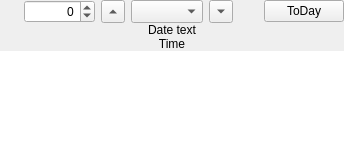
<?xml version="1.0" encoding="UTF-8"?>
<ui version="4.0">
 <class>CLunarCalendar</class>
 <widget class="QWidget" name="CLunarCalendar">
  <property name="geometry">
   <rect>
    <x>0</x>
    <y>0</y>
    <width>344</width>
    <height>155</height>
   </rect>
  </property>
  <property name="windowTitle">
   <string>Calendar</string>
  </property>
  <layout class="QGridLayout" name="gridLayout">
   <property name="leftMargin">
    <number>0</number>
   </property>
   <property name="topMargin">
    <number>0</number>
   </property>
   <property name="rightMargin">
    <number>0</number>
   </property>
   <property name="bottomMargin">
    <number>0</number>
   </property>
   <property name="spacing">
    <number>0</number>
   </property>
   <item row="3" column="0">
    <widget class="QTableView" name="tvMonth">
     <property name="autoFillBackground">
      <bool>false</bool>
     </property>
     <property name="frameShape">
      <enum>QFrame::NoFrame</enum>
     </property>
     <attribute name="horizontalHeaderCascadingSectionResizes">
      <bool>false</bool>
     </attribute>
     <attribute name="horizontalHeaderStretchLastSection">
      <bool>false</bool>
     </attribute>
     <attribute name="verticalHeaderCascadingSectionResizes">
      <bool>false</bool>
     </attribute>
     <attribute name="verticalHeaderStretchLastSection">
      <bool>false</bool>
     </attribute>
    </widget>
   </item>
   <item row="0" column="0">
    <layout class="QHBoxLayout" name="hlTitle">
     <property name="spacing">
      <number>6</number>
     </property>
     <item>
      <spacer name="horizontalSpacer">
       <property name="orientation">
        <enum>Qt::Horizontal</enum>
       </property>
       <property name="sizeHint" stdset="0">
        <size>
         <width>40</width>
         <height>20</height>
        </size>
       </property>
      </spacer>
     </item>
     <item>
      <widget class="QSpinBox" name="spYear">
       <property name="sizePolicy">
        <sizepolicy hsizetype="Preferred" vsizetype="Preferred">
         <horstretch>0</horstretch>
         <verstretch>0</verstretch>
        </sizepolicy>
       </property>
       <property name="alignment">
        <set>Qt::AlignRight|Qt::AlignTrailing|Qt::AlignVCenter</set>
       </property>
       <property name="minimum">
        <number>-99999999</number>
       </property>
       <property name="maximum">
        <number>999999999</number>
       </property>
      </widget>
     </item>
     <item>
      <widget class="QToolButton" name="tbPrevious">
       <property name="text">
        <string>...</string>
       </property>
       <property name="arrowType">
        <enum>Qt::UpArrow</enum>
       </property>
      </widget>
     </item>
     <item>
      <widget class="QComboBox" name="cbMonth">
       <property name="sizePolicy">
        <sizepolicy hsizetype="Preferred" vsizetype="Preferred">
         <horstretch>0</horstretch>
         <verstretch>0</verstretch>
        </sizepolicy>
       </property>
      </widget>
     </item>
     <item>
      <widget class="QToolButton" name="tbNext">
       <property name="text">
        <string>...</string>
       </property>
       <property name="arrowType">
        <enum>Qt::DownArrow</enum>
       </property>
      </widget>
     </item>
     <item>
      <spacer name="horizontalSpacer_2">
       <property name="orientation">
        <enum>Qt::Horizontal</enum>
       </property>
       <property name="sizeHint" stdset="0">
        <size>
         <width>40</width>
         <height>20</height>
        </size>
       </property>
      </spacer>
     </item>
     <item>
      <widget class="QPushButton" name="pbToday">
       <property name="text">
        <string>ToDay</string>
       </property>
      </widget>
     </item>
    </layout>
   </item>
   <item row="1" column="0">
    <widget class="QLabel" name="lbDateText">
     <property name="text">
      <string>Date text</string>
     </property>
     <property name="alignment">
      <set>Qt::AlignCenter</set>
     </property>
     <property name="wordWrap">
      <bool>true</bool>
     </property>
    </widget>
   </item>
   <item row="2" column="0">
    <widget class="QLabel" name="lbTime">
     <property name="text">
      <string>Time</string>
     </property>
     <property name="alignment">
      <set>Qt::AlignCenter</set>
     </property>
    </widget>
   </item>
  </layout>
 </widget>
 <resources/>
 <connections/>
</ui>
